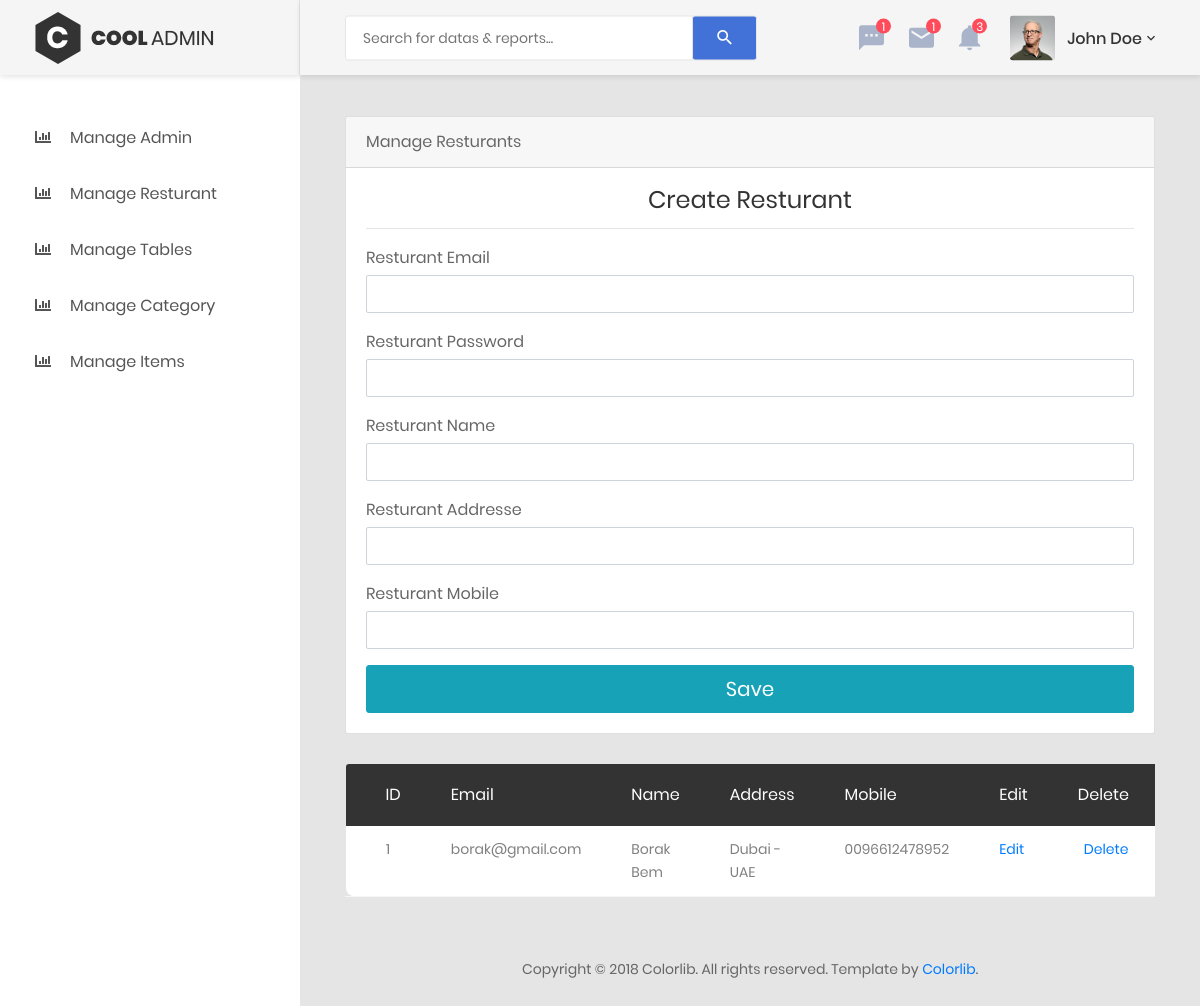
The app's page /manage_resturant.php (signed in), older data.
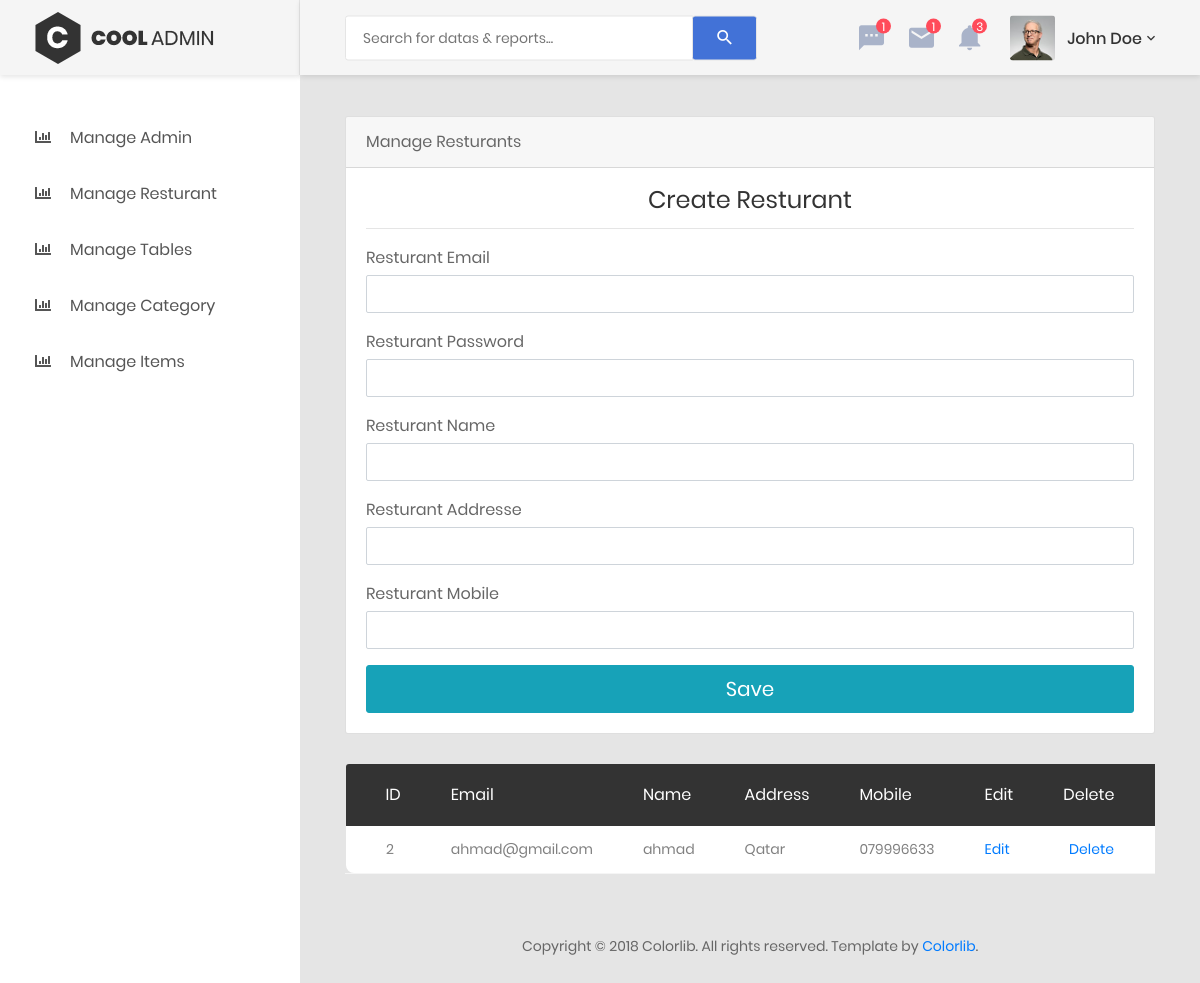
The same page, newer data.
### tables this page shows
CREATE TABLE `resturants` (
  `rest_id` int(3) NOT NULL,
  `rest_email` varchar(50) NOT NULL,
  `rest_password` varchar(50) NOT NULL,
  `rest_name` varchar(50) NOT NULL,
  `rest_address` varchar(50) NOT NULL,
  `rest_mobile` varchar(14) NOT NULL
);

### manage_resturant.php (the view, shortened to what the changed rows need)
<?php
 include('includes/connection.php');
 ?>
<?php include('includes/admin_header.php'); ?>
<div class="main-content">
                <div class="section__content section__content--p30">
                <div class="col-md-12">
                                <div class="table-responsive m-b-40">
                                    <table class="table table-borderless table-data3">
                                        <thead>
                                            <tr>
                                                <th>ID</th>
                                                <th>Email</th>
                                                <th> Name</th>
                                                <th> Address</th>
                                                <th> Mobile</th>
                                                <th>Edit</th>
                                                <th>Delete</th>
                                            </tr>
                                        </thead>
                                        <tbody>
                                          <?php
                                            $query        = "select * from resturants";
                                            $result       = mysqli_query($conn,$query);
                                            while($row    = mysqli_fetch_assoc($result)){
                                                echo "<tr>";
                                                echo "<td>{$row['rest_id']}</td>";
                                                echo "<td>{$row['rest_email']}</td>";
                                                echo "<td>{$row['rest_name']}</td>";
                                                echo "<td>{$row['rest_address']}</td>";
                                                echo "<td>{$row['rest_mobile']}</td>";
                                                echo "<td><a href='edit_resturant.php?id={$row['rest_id']}'>Edit</a></td>";
                                                echo "<td><a href='delete_resturant.php?id={$row['rest_id']}'>Delete</a></td>";
                                                echo "</tr>";
                                        }
                                           ?>
                                        </tbody>
                                    </table>
                                </div>
                            </div>
                             </div>
                </div>
<?php include('includes/admin_footer.php'); ?>

Row changes from the older to the newer data that the page shows:
removed resturants: rest_id "1", rest_email "borak@gmail.com", rest_name "Borak Bem", rest_address "Dubai - UAE", rest_mobile "0096612478952"
added resturants: rest_id "2", rest_email "ahmad@gmail.com", rest_name "ahmad", rest_address "Qatar", rest_mobile "079996633"
